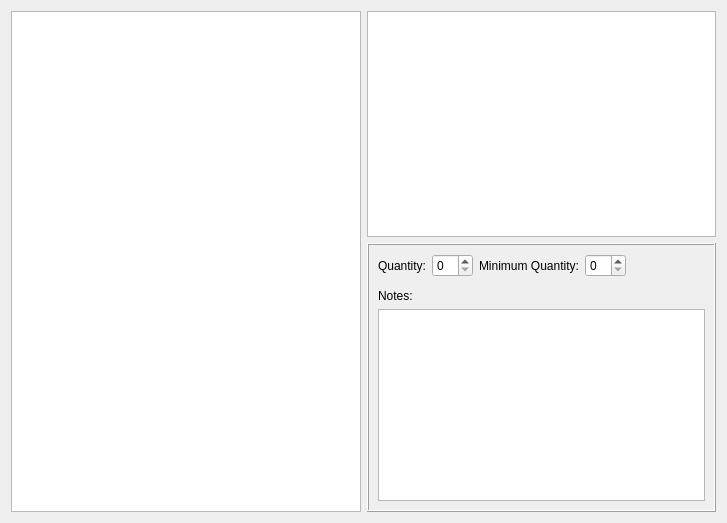
<?xml version="1.0" encoding="UTF-8"?>
<ui version="4.0">
 <class>PartsMainWidget</class>
 <widget class="QWidget" name="PartsMainWidget">
  <property name="geometry">
   <rect>
    <x>0</x>
    <y>0</y>
    <width>727</width>
    <height>523</height>
   </rect>
  </property>
  <property name="windowTitle">
   <string>Form</string>
  </property>
  <layout class="QHBoxLayout" name="horizontalLayout_2">
   <item>
    <widget class="QTreeView" name="treeView">
     <property name="rootIsDecorated">
      <bool>true</bool>
     </property>
     <attribute name="headerVisible">
      <bool>false</bool>
     </attribute>
     <attribute name="headerDefaultSectionSize">
      <number>0</number>
     </attribute>
    </widget>
   </item>
   <item>
    <layout class="QVBoxLayout" name="verticalLayout_3">
     <item>
      <widget class="QTableView" name="tableView">
       <property name="alternatingRowColors">
        <bool>true</bool>
       </property>
       <property name="selectionMode">
        <enum>QAbstractItemView::SingleSelection</enum>
       </property>
      </widget>
     </item>
     <item>
      <widget class="QFrame" name="frame">
       <property name="frameShape">
        <enum>QFrame::Box</enum>
       </property>
       <property name="frameShadow">
        <enum>QFrame::Raised</enum>
       </property>
       <layout class="QVBoxLayout" name="verticalLayout_2">
        <item>
         <layout class="QHBoxLayout" name="horizontalLayout">
          <item>
           <widget class="QLabel" name="label">
            <property name="text">
             <string>Quantity:</string>
            </property>
           </widget>
          </item>
          <item>
           <widget class="QSpinBox" name="spinBox"/>
          </item>
          <item>
           <widget class="QLabel" name="label_2">
            <property name="text">
             <string>Minimum Quantity:</string>
            </property>
           </widget>
          </item>
          <item>
           <widget class="QSpinBox" name="spinBox_2"/>
          </item>
          <item>
           <spacer name="horizontalSpacer">
            <property name="orientation">
             <enum>Qt::Horizontal</enum>
            </property>
            <property name="sizeHint" stdset="0">
             <size>
              <width>40</width>
              <height>20</height>
             </size>
            </property>
           </spacer>
          </item>
         </layout>
        </item>
        <item>
         <widget class="QFrame" name="frame">
          <property name="frameShape">
           <enum>QFrame::Box</enum>
          </property>
         </widget>
        </item>
        <item>
         <layout class="QVBoxLayout" name="verticalLayout">
          <item>
           <widget class="QLabel" name="label_3">
            <property name="text">
             <string>Notes:</string>
            </property>
           </widget>
          </item>
          <item>
           <widget class="QTextEdit" name="textEdit"/>
          </item>
         </layout>
        </item>
       </layout>
      </widget>
     </item>
    </layout>
   </item>
  </layout>
 </widget>
 <resources/>
 <connections/>
</ui>
